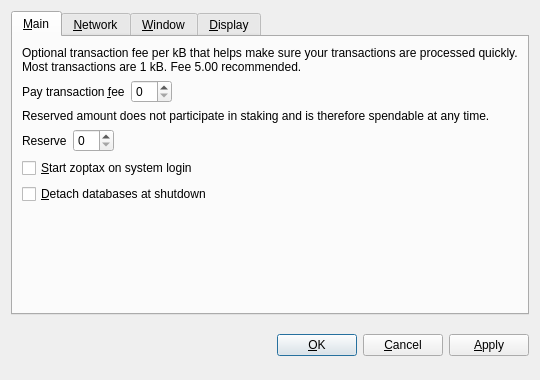
<?xml version="1.0" encoding="UTF-8"?>
<ui version="4.0">
 <class>OptionsDialog</class>
 <widget class="QDialog" name="OptionsDialog">
  <property name="geometry">
   <rect>
    <x>0</x>
    <y>0</y>
    <width>540</width>
    <height>380</height>
   </rect>
  </property>
  <property name="windowTitle">
   <string>Options</string>
  </property>
  <property name="modal">
   <bool>true</bool>
  </property>
  <layout class="QVBoxLayout" name="verticalLayout">
   <item>
    <widget class="QTabWidget" name="tabWidget">
     <property name="tabPosition">
      <enum>QTabWidget::North</enum>
     </property>
     <property name="currentIndex">
      <number>0</number>
     </property>
     <widget class="QWidget" name="tabMain">
      <attribute name="title">
       <string>&amp;Main</string>
      </attribute>
      <layout class="QVBoxLayout" name="verticalLayout_Main">
       <item>
        <widget class="QLabel" name="transactionFeeInfoLabel">
         <property name="text">
          <string>Optional transaction fee per kB that helps make sure your transactions are processed quickly. Most transactions are 1 kB. Fee 5.00 recommended.</string>
         </property>
         <property name="textFormat">
          <enum>Qt::PlainText</enum>
         </property>
         <property name="wordWrap">
          <bool>true</bool>
         </property>
        </widget>
       </item>
       <item>
        <layout class="QHBoxLayout" name="horizontalLayoutFee">
         <item>
          <widget class="QLabel" name="transactionFeeLabel">
           <property name="text">
            <string>Pay transaction &amp;fee</string>
           </property>
           <property name="textFormat">
            <enum>Qt::PlainText</enum>
           </property>
           <property name="buddy">
            <cstring>transactionFee</cstring>
           </property>
          </widget>
         </item>
         <item>
          <widget class="BitcoinAmountField" name="transactionFee"/>
         </item>
         <item>
          <spacer name="horizontalSpacerFee">
           <property name="orientation">
            <enum>Qt::Horizontal</enum>
           </property>
           <property name="sizeHint" stdset="0">
            <size>
             <width>40</width>
             <height>20</height>
            </size>
           </property>
          </spacer>
         </item>
        </layout>
       </item>
       <item>
        <widget class="QLabel" name="reserveBalanceInfoLabel">
         <property name="text">
          <string>Reserved amount does not participate in staking and is therefore spendable at any time.</string>
         </property>
         <property name="textFormat">
          <enum>Qt::PlainText</enum>
         </property>
         <property name="wordWrap">
          <bool>true</bool>
         </property>
        </widget>
       </item>
       <item>
        <layout class="QHBoxLayout" name="horizontalLayoutReserveBalance">
         <item>
          <widget class="QLabel" name="reserveBalanceLabel">
           <property name="text">
            <string>Reserve</string>
           </property>
           <property name="textFormat">
            <enum>Qt::PlainText</enum>
           </property>
           <property name="buddy">
            <cstring>reserveBalance</cstring>
           </property>
          </widget>
         </item>
         <item>
          <widget class="BitcoinAmountField" name="reserveBalance"/>
         </item>
         <item>
          <spacer name="horizontalSpacerReserveBalance">
           <property name="orientation">
            <enum>Qt::Horizontal</enum>
           </property>
           <property name="sizeHint" stdset="0">
            <size>
             <width>40</width>
             <height>20</height>
            </size>
           </property>
          </spacer>
         </item>
        </layout>
       </item>
       <item>
        <widget class="QCheckBox" name="bitcoinAtStartup">
         <property name="toolTip">
          <string>Automatically start zoptax after logging in to the system.</string>
         </property>
         <property name="text">
          <string>&amp;Start zoptax on system login</string>
         </property>
        </widget>
       </item>
       <item>
        <widget class="QCheckBox" name="detachDatabases">
         <property name="toolTip">
          <string>Detach block and address databases at shutdown. This means they can be moved to another data directory, but it slows down shutdown. The wallet is always detached.</string>
         </property>
         <property name="text">
          <string>&amp;Detach databases at shutdown</string>
         </property>
        </widget>
       </item>
       <item>
        <spacer name="verticalSpacer_Main">
         <property name="orientation">
          <enum>Qt::Vertical</enum>
         </property>
         <property name="sizeHint" stdset="0">
          <size>
           <width>20</width>
           <height>40</height>
          </size>
         </property>
        </spacer>
       </item>
      </layout>
     </widget>
     <widget class="QWidget" name="tabNetwork">
      <attribute name="title">
       <string>&amp;Network</string>
      </attribute>
      <layout class="QVBoxLayout" name="verticalLayout_Network">
       <item>
        <widget class="QCheckBox" name="mapPortUpnp">
         <property name="toolTip">
          <string>Automatically open the zoptax client port on the router. This only works when your router supports UPnP and it is enabled.</string>
         </property>
         <property name="text">
          <string>Map port using &amp;UPnP</string>
         </property>
        </widget>
       </item>
       <item>
        <widget class="QCheckBox" name="connectSocks">
         <property name="toolTip">
          <string>Connect to the zoptax network through a SOCKS proxy (e.g. when connecting through Tor).</string>
         </property>
         <property name="text">
          <string>&amp;Connect through SOCKS proxy:</string>
         </property>
        </widget>
       </item>
       <item>
        <layout class="QHBoxLayout" name="horizontalLayout_Network">
         <item>
          <widget class="QLabel" name="proxyIpLabel">
           <property name="text">
            <string>Proxy &amp;IP:</string>
           </property>
           <property name="textFormat">
            <enum>Qt::PlainText</enum>
           </property>
           <property name="buddy">
            <cstring>proxyIp</cstring>
           </property>
          </widget>
         </item>
         <item>
          <widget class="QValidatedLineEdit" name="proxyIp">
           <property name="maximumSize">
            <size>
             <width>140</width>
             <height>16777215</height>
            </size>
           </property>
           <property name="toolTip">
            <string>IP address of the proxy (e.g. 127.0.0.1)</string>
           </property>
          </widget>
         </item>
         <item>
          <widget class="QLabel" name="proxyPortLabel">
           <property name="text">
            <string>&amp;Port:</string>
           </property>
           <property name="textFormat">
            <enum>Qt::PlainText</enum>
           </property>
           <property name="buddy">
            <cstring>proxyPort</cstring>
           </property>
          </widget>
         </item>
         <item>
          <widget class="QLineEdit" name="proxyPort">
           <property name="maximumSize">
            <size>
             <width>55</width>
             <height>16777215</height>
            </size>
           </property>
           <property name="toolTip">
            <string>Port of the proxy (e.g. 9050)</string>
           </property>
          </widget>
         </item>
         <item>
          <widget class="QLabel" name="socksVersionLabel">
           <property name="text">
            <string>SOCKS &amp;Version:</string>
           </property>
           <property name="textFormat">
            <enum>Qt::PlainText</enum>
           </property>
           <property name="buddy">
            <cstring>socksVersion</cstring>
           </property>
          </widget>
         </item>
         <item>
          <widget class="QValueComboBox" name="socksVersion">
           <property name="toolTip">
            <string>SOCKS version of the proxy (e.g. 5)</string>
           </property>
          </widget>
         </item>
         <item>
          <spacer name="horizontalSpacer_Network">
           <property name="orientation">
            <enum>Qt::Horizontal</enum>
           </property>
           <property name="sizeHint" stdset="0">
            <size>
             <width>40</width>
             <height>20</height>
            </size>
           </property>
          </spacer>
         </item>
        </layout>
       </item>
       <item>
        <spacer name="verticalSpacer_Network">
         <property name="orientation">
          <enum>Qt::Vertical</enum>
         </property>
         <property name="sizeHint" stdset="0">
          <size>
           <width>20</width>
           <height>40</height>
          </size>
         </property>
        </spacer>
       </item>
      </layout>
     </widget>
     <widget class="QWidget" name="tabWindow">
      <attribute name="title">
       <string>&amp;Window</string>
      </attribute>
      <layout class="QVBoxLayout" name="verticalLayout_Window">
       <item>
        <widget class="QCheckBox" name="minimizeToTray">
         <property name="toolTip">
          <string>Show only a tray icon after minimizing the window.</string>
         </property>
         <property name="text">
          <string>&amp;Minimize to the tray instead of the taskbar</string>
         </property>
        </widget>
       </item>
       <item>
        <widget class="QCheckBox" name="minimizeOnClose">
         <property name="toolTip">
          <string>Minimize instead of exit the application when the window is closed. When this option is enabled, the application will be closed only after selecting Quit in the menu.</string>
         </property>
         <property name="text">
          <string>M&amp;inimize on close</string>
         </property>
        </widget>
       </item>
       <item>
        <spacer name="verticalSpacer_Window">
         <property name="orientation">
          <enum>Qt::Vertical</enum>
         </property>
         <property name="sizeHint" stdset="0">
          <size>
           <width>20</width>
           <height>40</height>
          </size>
         </property>
        </spacer>
       </item>
      </layout>
     </widget>
     <widget class="QWidget" name="tabDisplay">
      <attribute name="title">
       <string>&amp;Display</string>
      </attribute>
      <layout class="QVBoxLayout" name="verticalLayout_Display">
       <item>
        <layout class="QHBoxLayout" name="horizontalLayout_1_Display">
         <item>
          <widget class="QLabel" name="langLabel">
           <property name="text">
            <string>User Interface &amp;language:</string>
           </property>
           <property name="textFormat">
            <enum>Qt::PlainText</enum>
           </property>
           <property name="buddy">
            <cstring>lang</cstring>
           </property>
          </widget>
         </item>
         <item>
          <widget class="QValueComboBox" name="lang">
           <property name="toolTip">
            <string>The user interface language can be set here. This setting will take effect after restarting zoptax.</string>
           </property>
          </widget>
         </item>
        </layout>
       </item>
       <item>
        <layout class="QHBoxLayout" name="horizontalLayout_2_Display">
         <item>
          <widget class="QLabel" name="unitLabel">
           <property name="text">
            <string>&amp;Unit to show amounts in:</string>
           </property>
           <property name="textFormat">
            <enum>Qt::PlainText</enum>
           </property>
           <property name="buddy">
            <cstring>unit</cstring>
           </property>
          </widget>
         </item>
         <item>
          <widget class="QValueComboBox" name="unit">
           <property name="toolTip">
            <string>Choose the default subdivision unit to show in the interface and when sending coins.</string>
           </property>
          </widget>
         </item>
        </layout>
       </item>
       <item>
        <widget class="QCheckBox" name="displayAddresses">
         <property name="toolTip">
          <string>Whether to show zoptax addresses in the transaction list or not.</string>
         </property>
         <property name="text">
          <string>&amp;Display addresses in transaction list</string>
         </property>
        </widget>
       </item>
       <item>
        <widget class="QCheckBox" name="coinControlFeatures">
         <property name="toolTip">
          <string>Whether to show coin control features or not.</string>
         </property>
         <property name="text">
          <string>Display coin &amp;control features (experts only!)</string>
         </property>
        </widget>
       </item>
       <item>
        <spacer name="verticalSpacer_Display">
         <property name="orientation">
          <enum>Qt::Vertical</enum>
         </property>
         <property name="sizeHint" stdset="0">
          <size>
           <width>20</width>
           <height>40</height>
          </size>
         </property>
        </spacer>
       </item>
      </layout>
     </widget>
    </widget>
   </item>
   <item>
    <layout class="QHBoxLayout" name="horizontalLayout_Buttons">
     <item>
      <spacer name="horizontalSpacer_1">
       <property name="orientation">
        <enum>Qt::Horizontal</enum>
       </property>
       <property name="sizeHint" stdset="0">
        <size>
         <width>40</width>
         <height>48</height>
        </size>
       </property>
      </spacer>
     </item>
     <item>
      <widget class="QLabel" name="statusLabel">
       <property name="font">
        <font>
         <weight>75</weight>
         <bold>true</bold>
        </font>
       </property>
       <property name="text">
        <string/>
       </property>
       <property name="textFormat">
        <enum>Qt::PlainText</enum>
       </property>
       <property name="wordWrap">
        <bool>true</bool>
       </property>
      </widget>
     </item>
     <item>
      <spacer name="horizontalSpacer_2">
       <property name="orientation">
        <enum>Qt::Horizontal</enum>
       </property>
       <property name="sizeHint" stdset="0">
        <size>
         <width>40</width>
         <height>48</height>
        </size>
       </property>
      </spacer>
     </item>
     <item>
      <widget class="QPushButton" name="okButton">
       <property name="text">
        <string>&amp;OK</string>
       </property>
      </widget>
     </item>
     <item>
      <widget class="QPushButton" name="cancelButton">
       <property name="text">
        <string>&amp;Cancel</string>
       </property>
       <property name="autoDefault">
        <bool>false</bool>
       </property>
      </widget>
     </item>
     <item>
      <widget class="QPushButton" name="applyButton">
       <property name="text">
        <string>&amp;Apply</string>
       </property>
       <property name="autoDefault">
        <bool>false</bool>
       </property>
      </widget>
     </item>
    </layout>
   </item>
  </layout>
 </widget>
 <customwidgets>
  <customwidget>
   <class>BitcoinAmountField</class>
   <extends>QSpinBox</extends>
   <header>bitcoinamountfield.h</header>
  </customwidget>
  <customwidget>
   <class>QValueComboBox</class>
   <extends>QComboBox</extends>
   <header>qvaluecombobox.h</header>
  </customwidget>
  <customwidget>
   <class>QValidatedLineEdit</class>
   <extends>QLineEdit</extends>
   <header>qvalidatedlineedit.h</header>
  </customwidget>
 </customwidgets>
 <resources/>
 <connections/>
</ui>
